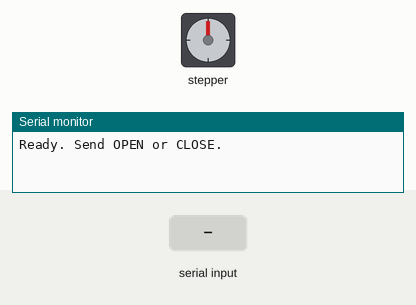
The sketch below on a simulated Arduino Uno, built with avr-gcc and run on an emulated ATmega328P. Parts: stepper motor, the last lines printed to the serial monitor. Wiring (inferred from the names in the program): stepper motor driver (1600 steps per turn assumed): step pin 12; direction pin 14; enable pin 13. Inputs (shaded band) come from the test bench.

Above: at 1.2 s.
1.3 s: "OPEN\n" received over Serial
At 1.8 s:
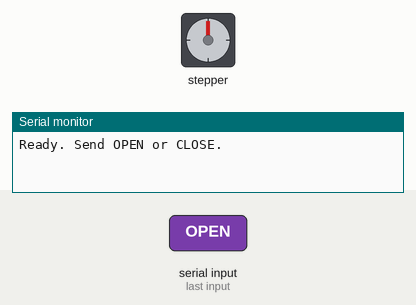
13.3 s: "CLOSE\n" received over Serial
At 15.1 s:
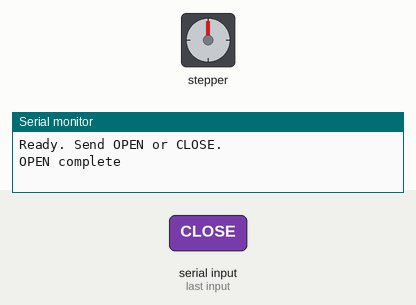
Timing chart, 0 to 28.5 s (numbered marks = the images above; inputs shaded):
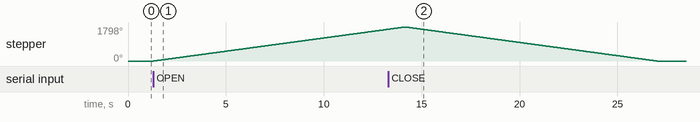

Measured:
- after the input at 1.3 s, stepper: keeps turning clockwise at about 140°/s, starting at once

The sketch:

Sprint6.ino
```cpp
// Pin definitions
#define STEP_PIN 12
#define DIR_PIN 14
#define ENABLE_PIN 13

// Motor settings
const int stepsPerRevolution = 1600;
const int rotations = 5;
const int totalSteps = stepsPerRevolution * rotations;

// Command settings
const int OPEN_DIR = HIGH;
const int CLOSE_DIR = LOW;

void rotateMotor(int direction) {
  digitalWrite(DIR_PIN, direction);

  for (int i = 0; i < totalSteps; i++) {
    digitalWrite(STEP_PIN, HIGH);
    delayMicroseconds(800);
    digitalWrite(STEP_PIN, LOW);
    delayMicroseconds(800);
  }
}

void setup() {

  pinMode(STEP_PIN, OUTPUT);
  pinMode(DIR_PIN, OUTPUT);
  pinMode(ENABLE_PIN, OUTPUT);

  digitalWrite(ENABLE_PIN, LOW); // Enable motor driver
  Serial.begin(115200);
  Serial.println("Ready. Send OPEN or CLOSE.");
}

void loop() {
  if (Serial.available() > 0) {
    String cmd = Serial.readStringUntil('\n');
    cmd.trim();
    cmd.toUpperCase();

    if (cmd == "OPEN") {
      rotateMotor(OPEN_DIR);
      Serial.println("OPEN complete");
    } else if (cmd == "CLOSE") {
      rotateMotor(CLOSE_DIR);
      Serial.println("CLOSE complete");
    } else {
      Serial.println("Unknown command. Use OPEN or CLOSE.");
    }
  }
}
```
